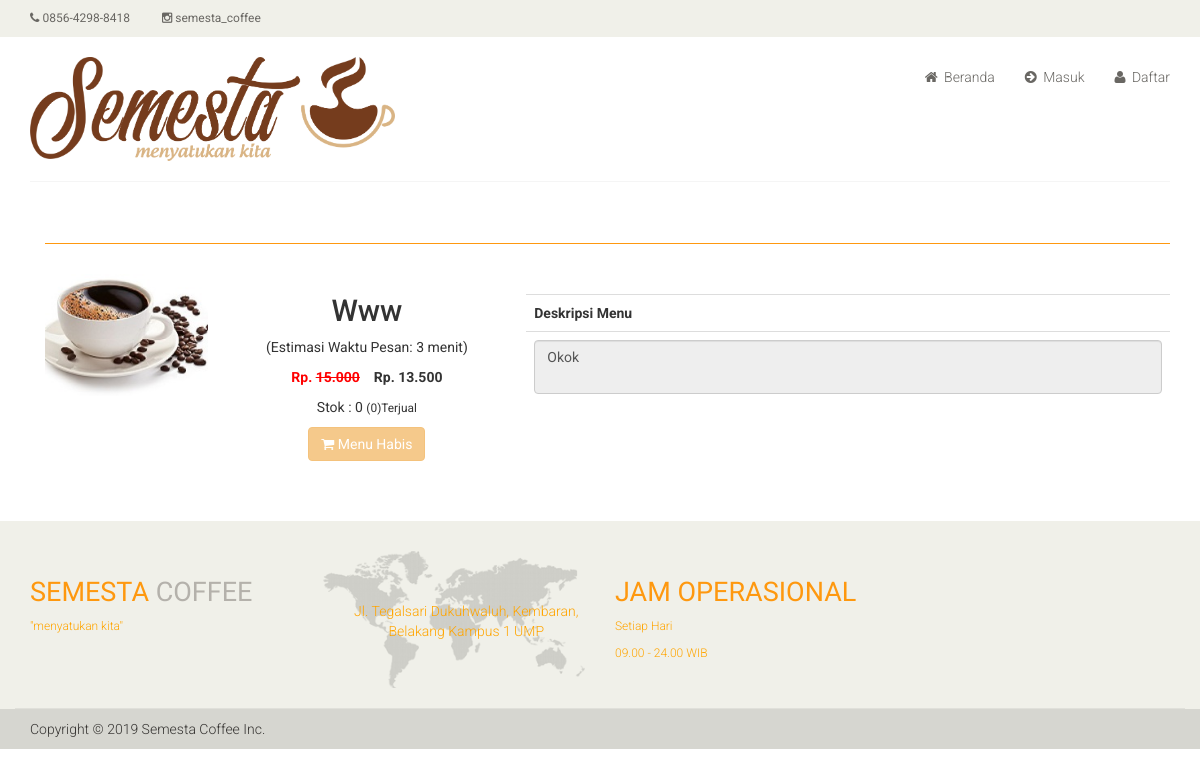
/?i=detail-barang&id=35, run on an earlier commit of the app's database.
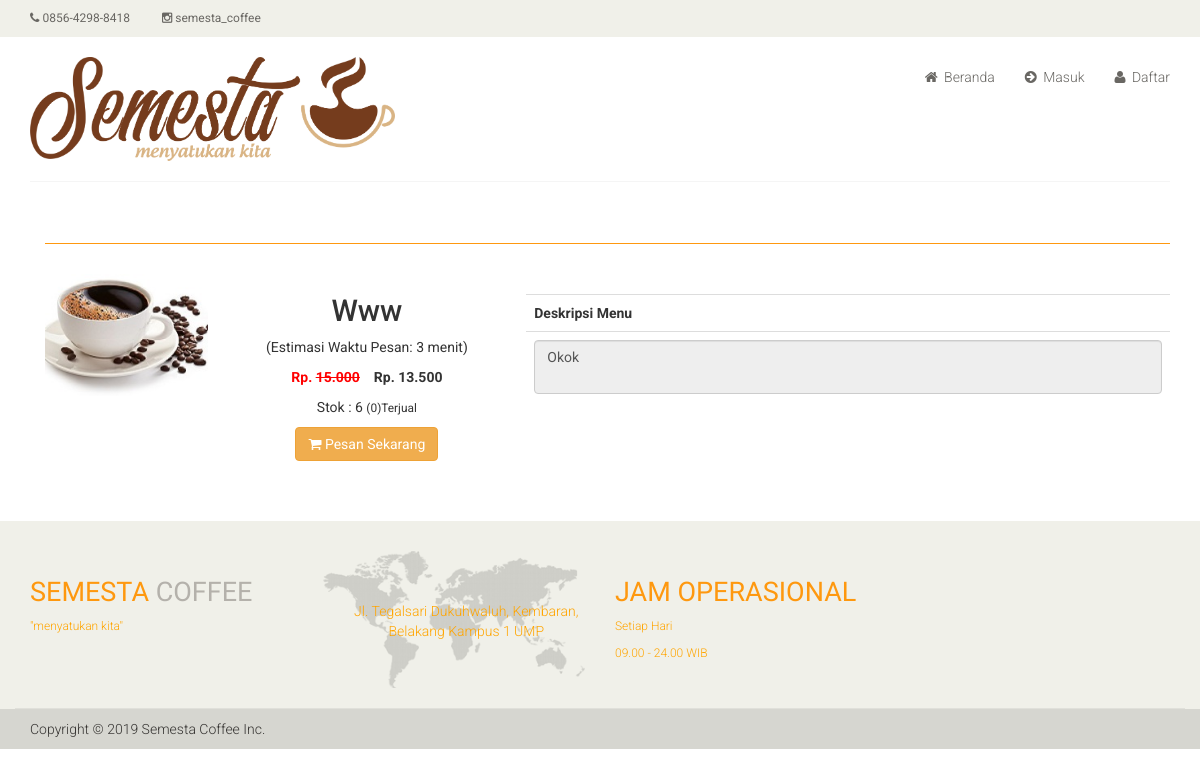
And on a later commit of the database.
### tables this page shows
CREATE TABLE `m_barang` (
  `brg_id` int(11) NOT NULL,
  `judul` varchar(100) NOT NULL,
  `estimasi_menu` varchar(255) NOT NULL,
  `penerbit_id` int(11) DEFAULT NULL,
  `thn_terbit` varchar(100) DEFAULT NULL,
  `kota_terbit` varchar(100) DEFAULT NULL,
  `stok` int(11) NOT NULL,
  `jenis_id` int(11) DEFAULT NULL,
  `kategori_id` int(11) NOT NULL,
  `kategoriacc_id` int(11) DEFAULT NULL,
  `penulis_id` int(11) DEFAULT NULL,
  `harga_beli` int(11) NOT NULL,
  `harga_jual` int(11) NOT NULL,
  `jml_terjual` int(11) NOT NULL,
  `diskon` double(8,2) NOT NULL,
  `berat` double(8,2) DEFAULT NULL,
  `jml_halaman` int(11) DEFAULT NULL,
  `image` varchar(100) NOT NULL,
  `deskripsi` varchar(1000) NOT NULL
);

### dtl_barang.php (the view, shortened to what this page needs)
<section>
	<div class="container">
		<div class="row">
			<?php
			$sbuku = mysqli_query($koneksi, "SELECT * FROM m_barang a
								  			 LEFT OUTER JOIN l_kategori b on a.kategori_id = b.kategori_id
								  			 LEFT OUTER JOIN l_penerbit c on a.penerbit_id = c.penerbit_id
								  			 LEFT OUTER JOIN l_penulis d on a.penulis_id = d.penulis_id
											 WHERE brg_id = '$_GET[id]'");
			$hbuku = mysqli_fetch_array($sbuku);
			?>
			<div class="col-sm-12 padding-right">
				<div class="category-tab">
					<div class="col-sm-12">
						<ul class="nav nav-tabs">
						</ul>
					</div>
					<div class="tab-content">
						<div class="tab-pane fade active in">
							<div class="col-sm-2">
								<div class="">
									<div class="single-products">
										<div class="productinfo text-right">
											<img class="img img-responsive" src="<?php echo md5('admin') ?>/dist/img/buku/<?php echo $hbuku['image'] ?>" alt="" style="align-content: center;" />
										</div>
									</div>
								</div>
							</div>
							<div class="col-sm-3">
								<div class="">
									<div class="single-products">
										<div class="text-center">
											<h2><?php echo $hbuku['judul'] ?></h2>
											<p>(Estimasi Waktu Pesan: <?php echo $hbuku['estimasi_menu'] ?> menit)</p>
											<?php
											$diskon = $hbuku['diskon'] / 100;
											if ($diskon > 0) {
												$harga = $hbuku['harga_jual'] * $diskon;
												$hrg = $hbuku['harga_jual'] - $harga;
												?>
												<font style="color:red"><b>Rp. <strike><?php echo number_format($hbuku['harga_jual'], 0, ",", ".") ?></strike></b></font>
												<font>&nbsp;&nbsp;</font>
												<font><b> Rp. <?php echo number_format($hrg, 0, ",", ".") ?></b></font>
											<?php
											} else {
												?>
												<p><b>Rp. <?php echo number_format($hbuku['harga_jual'], 0, ",", ".") ?></b></p>
											<?php
											}
											?>
											<p>Stok : <?php echo $hbuku['stok'] ?> <small>(<?php echo $hbuku['jml_terjual'] ?>)Terjual</small></p>
											<a href="?i=<?php echo md5('beli') ?>&id=<?php echo $hbuku['brg_id'] ?>" class="btn btn-warning" <?php if ($hbuku['stok'] == 0) {
																																					echo "disabled";
																																				} else {
																																					echo "";
																																				} ?>><i class="fa fa-shopping-cart"></i>
												<?php if ($hbuku['stok'] == 0) {
													echo "Menu Habis";
												} else {
													echo "Pesan Sekarang";
												} ?> </a>
										</div><br />
									</div>
								</div>
							</div>
							<div class="col-sm-7">
								<div class="">
									<div class="single-products">
										<div class="table-responsive">
											<table class="table">
												<tr>
													<th>Deskripsi Menu</th>
												</tr>
												<tr>
													<td>
														<textarea class="form-control" readonly><?php echo $hbuku['deskripsi'] ?></textarea>
													</td>
												</tr>
											</table>
										</div>
									</div>
								</div>
							</div>
						</div>
					</div>
				</div>
			</div>
		</div>
	</div>
</section><br /><br />

What changed in the data, as far as the page shows it:
changed m_barang "Www": stok "0" → "6"
Also different on the page:
text no longer shown: "Menu Habis"
text now shown: "Pesan Sekarang"
